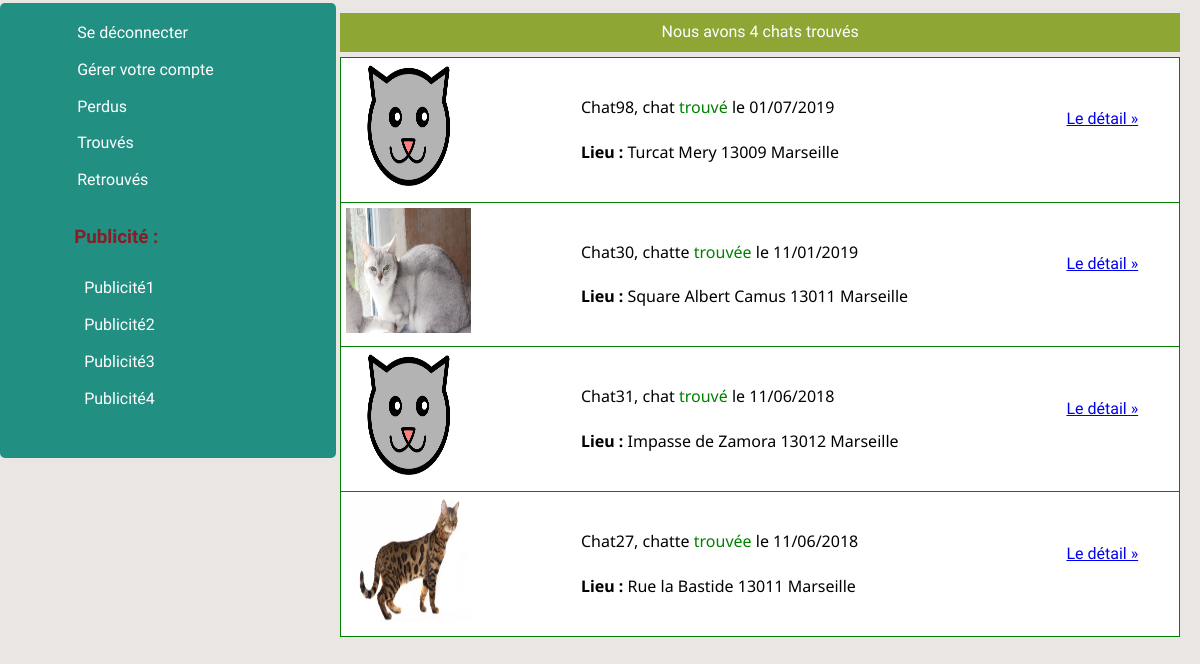
Screenshot of /chat0/trouveA.php (signed in) with the database file from the repository.
### tables this page shows
CREATE TABLE `chat` (
  `idchat` int(11) NOT NULL,
  `type` varchar(45) NOT NULL,
  `name` varchar(45) NOT NULL,
  `sex` varchar(45) NOT NULL,
  `url` varchar(45) NOT NULL,
  `race` varchar(45) NOT NULL,
  `couleurs` varchar(45) NOT NULL,
  `poils` varchar(45) NOT NULL,
  `pelage` varchar(45) NOT NULL,
  `castre` varchar(45) NOT NULL,
  `dateAnnonce` datetime DEFAULT NULL,
  `datePT` varchar(45) NOT NULL,
  `rue` varchar(90) NOT NULL,
  `arrondissement` varchar(45) NOT NULL,
  `description` tinytext DEFAULT NULL,
  `phone` varchar(45) NOT NULL,
  `dateNaissance` varchar(45) NOT NULL,
  `dateModifier` datetime DEFAULT NULL
);

### chat0/annonce_class.php (called while the page is built, shortened)
<?php
class Annonce
{
	protected $type;
	public function __construct($type)
	{
		$this->type=$type;
	}
  	public function chercherAnnonces()
	  {
	  	$pdo= new PDO(SGBD.':host='.DB_HOST.';dbname='.DB_NAME,DB_USER,DB_PASS);
	  	$requette=$pdo->prepare("SELECT * FROM `chat` WHERE type='$this->type' order by dateAnnonce desc");
	  	$requette->execute(array());
	  	$resultat=$requette->FetchAll(PDO::FETCH_ASSOC);
	  	return $resultat;
	  }
}
?>

### chat0/trouveA.phtml (the view, shortened to what this page needs)
<!DOCTYPE html>
<html>
	<section>
		<div>
			<?php if (empty($annonceTs)!==true):?>
				<table class="table2">
					<?php
						$counter=0;
						foreach ($annonceTs as $key)
						$counter+=1;
					    if($counter==1|$counter==0)
						    	$message=$counter.' chat trouvé';
						else
						    	$message=$counter.' chats trouvés';
			        ?>
			        <?php if($counter>=0):?>
			        	<caption>Nous avons <?=$message?> </caption>
			        <?php endif;?>
					<tbody>
						<?php foreach($annonceTs as $key =>$annonce): ?>
							<tr>
								<?php
									if($annonce['sex']=='femelle')
									{
										$sex='chatte';
										$type='trouvée';
									}
									else
									{
										$sex='chat';
										$type='trouvé';
									}
								?>
								<td class="block"><img src=<?=$annonce['url']?> style="width:125px; height: 125px;" title='<?=$annonce['name'].', '.$sex.' '. $type.' le '.$annonce['datePT'] ?>'></td>
								<td class="block">
									<p><?=$annonce['name'].', '.$sex.' <span style="color:green;"> '.$type.'</span> le '.$annonce['datePT']?></p>
									<p><?='<strong>Lieu :</strong>  '.$annonce['rue'].' '.$annonce['arrondissement'].' Marseille'?></p>
								</td>
								<td>
									<a href="detailA.php?idchat=<?=$annonce['idchat']?>&type=trouve">
										 Le détail »
									</a>
								</td>
							</tr>
                        <?php  endforeach;?>
					</tbody>
				</table>
			<?php endif;?>
		</div>
	</section>
</html>

### chat0/css/style1.css (style rules this page uses)
body { font-family: 'Noto Sans', sans-serif; font-size: 62.5%; line-height: 1.8; margin:0; font-size: 1rem; }
p::first-letter,caption::first-letter { text-transform: uppercase; }
h1,h2,a,caption { font-family: 'Shrikhand', cursive; }
table { width:100%; margin-bottom: 10px; border:1px solid red; border-collapse: collapse; }
table caption { text-align: center; background-color:#9E444B; color:white; margin-bottom: 5px; margin-top: 10px; padding: 5px; }
table tbody td { padding: 5px; }
table tbody td a { display: block; margin-top: -20px; margin-left: -100px; }
table tbody tr { background-color: #FFFFFF; border: 1px solid red; }
.table2 tbody tr { border:1px solid green; }
.table2 caption { background-color:#8EA734; }

### rows the page displays
chat: url (picture), name "Chat98", sex "chat", sex "trouvé", datePT "01/07/2019", rue "Turcat Mery", arrondissement "13009"
chat: url (picture), name "Chat30", sex "chatte", sex "trouvée", datePT "11/01/2019", rue "Square Albert Camus", arrondissement "13011"
chat: url (picture), name "Chat31", sex "chat", sex "trouvé", datePT "11/06/2018", rue "Impasse de Zamora", arrondissement "13012"
chat: url (picture), name "Chat27", sex "chatte", sex "trouvée", datePT "11/06/2018", rue "Rue la Bastide", arrondissement "13011"

### other values shown
$message "4 chats trouvés"
